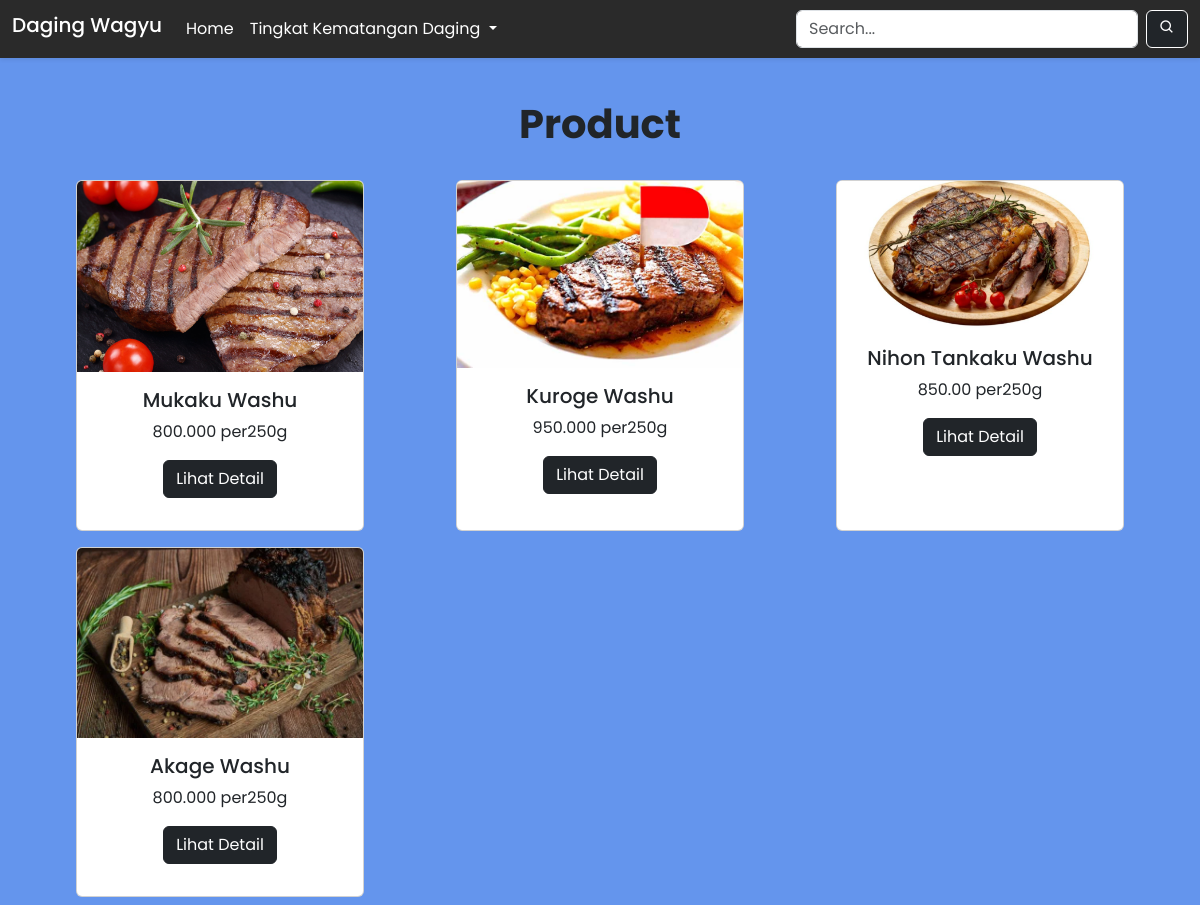
The app's page /wd.php with its own data.
### tables this page shows
CREATE TABLE `healthy` (
  `id` int NOT NULL,
  `gambar` varchar(255) NOT NULL,
  `nama` varchar(255) NOT NULL,
  `potongan` varchar(255) NOT NULL,
  `harga` varchar(255) NOT NULL,
  `detail` varchar(10000) NOT NULL,
  `kategori_id` int NOT NULL
);

### functions.php (called while the page is built, shortened)
<?php
function koneksi()
{
 $db =  mysqli_connect('localhost','root','','pw2024_tubes_233040052') or die ('koneksi ke DB gagal');
    return $db;
}
function query($sql) {
    $conn= koneksi ();
$result = mysqli_query($conn,$sql) or die (mysqli_error($conn));
$rows = [];
while($row = mysqli_fetch_assoc($result)) {
 $rows[] =$row;
}
return $rows;
}

### wd.php (the view, shortened to what this page needs)
<?php
require 'functions.php';
$wagyu = query("SELECT * FROM healthy WHERE kategori_id=2");
?>
<!doctype html>
<html lang="en">
<head>
    <link href="https://cdn.jsdelivr.net/npm/bootstrap@5.3.3/dist/css/bootstrap.min.css" rel="stylesheet">
    <link href="https://unpkg.com/aos@2.3.1/dist/aos.css" rel="stylesheet">
    <link rel="stylesheet" href="https://unpkg.com/boxicons@latest/css/boxicons.min.css">
    <link rel="stylesheet" href="https://cdnjs.cloudflare.com/ajax/libs/font-awesome/6.4.2/css/all.min.css" />
    <link rel="stylesheet" href="style.css">
</head>
<body style="background-color: #6495ED;">
<body>
    <nav class="navbar navbar-expand-lg navbar-dark shadow-sm fixed-top" style="background-color:#2a2a2a">
        <div class="container-fluid">
            <h3 class="navbar-brand">Daging Wagyu</h3>
            <li class="nav-item navbar-nav me-auto mb-2 mb-lg-0">
                <a class="nav-link active text-white" aria-current="page" href="login.php">Home</a>
            </li>
            <li class="nav-item dropdown navbar-nav me-auto mb-2 mb-lg-0">
                <a class="nav-link dropdown-toggle text-white" href="#" role="button" data-bs-toggle="dropdown" aria-expanded="false">
                    Tingkat Kematangan Daging
                </a>
            </li>
            <form action="" method="POST" class="d-flex">
                <input type="text" name="keywoard" placeholder="Search..." autocomplete="off" class="keyword form-control me-2">
                <button type="submit" name="cari" class="btn btn-dark" class="tombol-cari-user" style="border: 1px solid white;"><i class='bx bx-search'></i></button>
            </form>
        </div>
    </nav>
    <h3 class="text-center mb-4 fw-bold" style="padding-top:100px;">Product</h3>
    <div class="container ">
        <div class="row">
            <?php foreach ($wagyu as $wgy) : ?>
                <div class="col-lg-4 col-md-6 my-2  d-flex justify-content-around ">
                    <div class="card" style="width: 18rem;">
                        <img src="img/<?= $wgy["gambar"]; ?>" class="card-img-top" alt="...">
                        <div class=" card-body text-center">
                            <h5 class="card-title"><?= $wgy["nama"]; ?></h5>
                            <p><?= $wgy["harga"]; ?></p>
                            <a href="detail.php?id=<?= $wgy['id']; ?>" class="btn btn-dark mb-3">Lihat Detail</a> <br>
                        </div>
                    </div>
                </div>
            <?php endforeach; ?>
        </div>
    </div>
</body>
</html>

### style.css (style rules this page uses)
* { font-family: "Poppins", sans-serif; }
h3 { font-size: 40px; }

### records on screen
healthy: gambar (picture), nama "Mukaku Washu", harga "800.000 per250g"
healthy: gambar (picture), nama "Kuroge Washu", harga "950.000 per250g"
healthy: gambar (picture), nama "Nihon Tankaku Washu", harga "850.00 per250g"
healthy: gambar (picture), nama "Akage Washu", harga "800.000 per250g"
